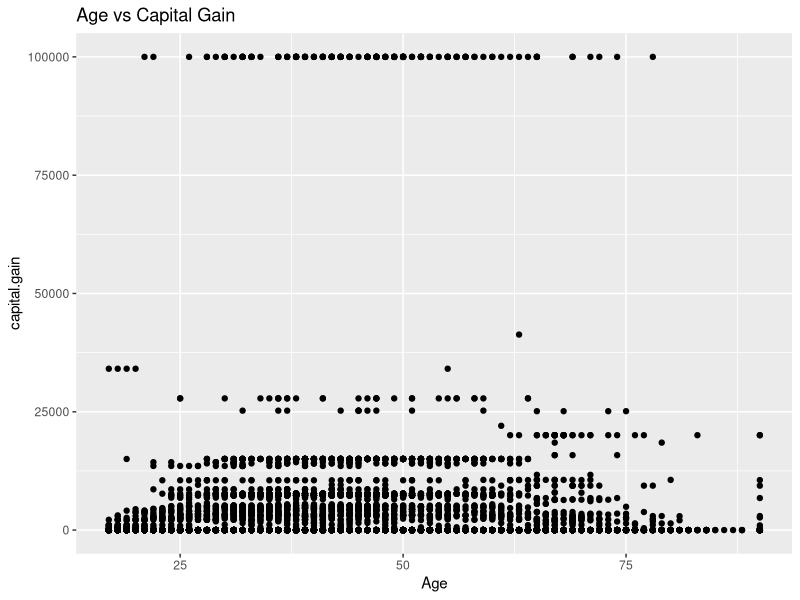
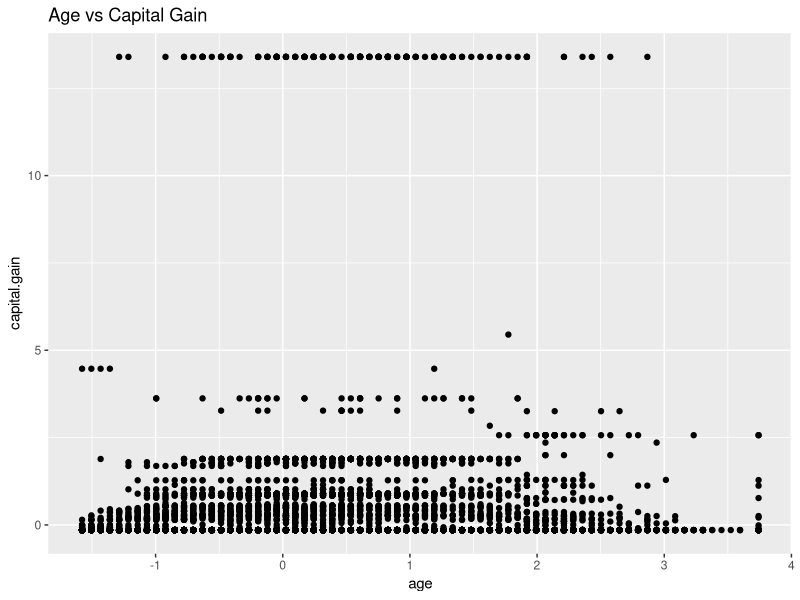
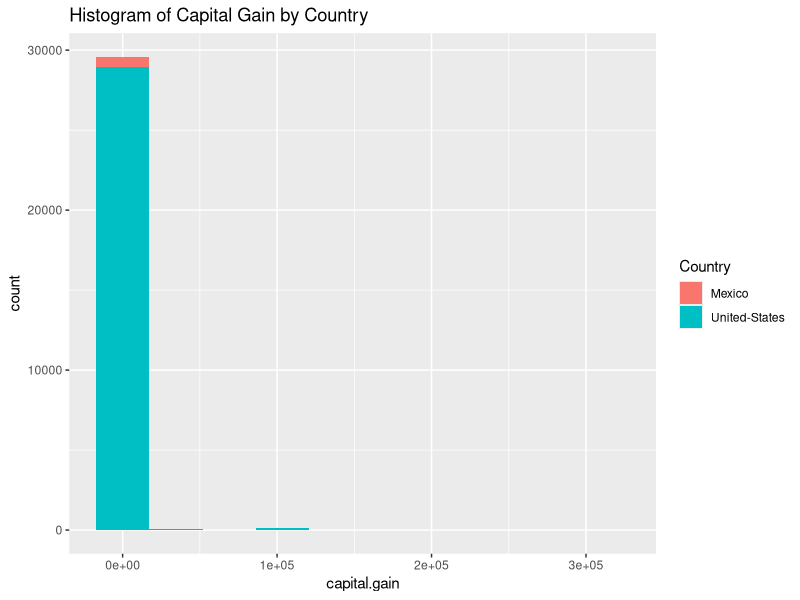
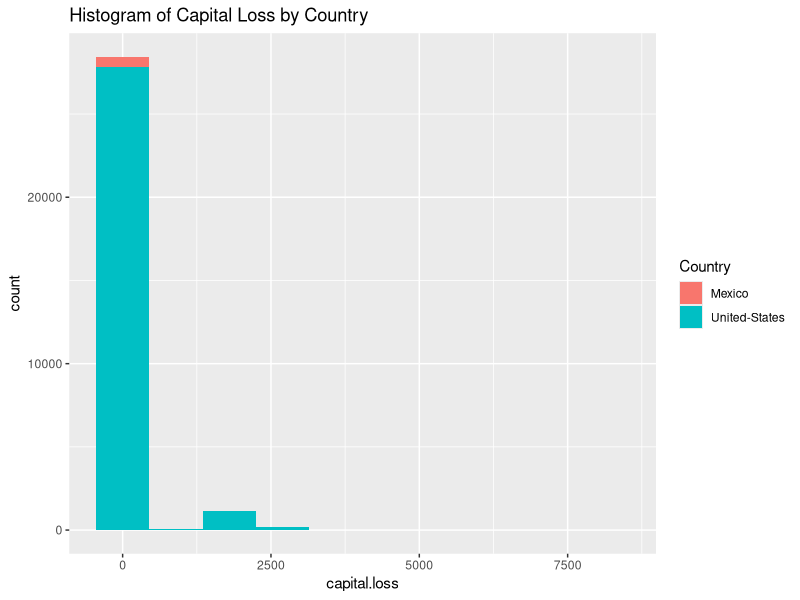
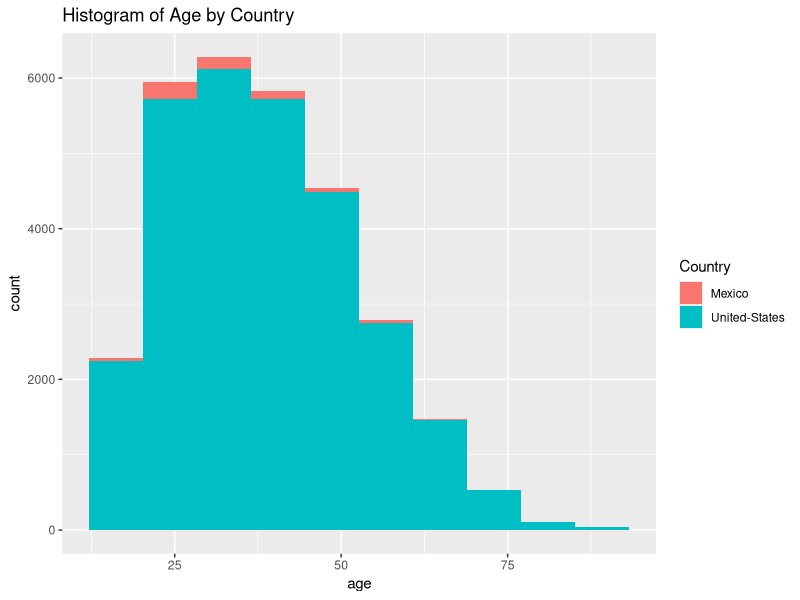

Write the R code that produced these figures, in order.
# Machine learning doesn't like numbers that aren't nice and normalized. Also, if it's not a number (e.g nominal or ordinal string values), it generally should be.

library(ggplot2)
library(dplyr)

# 1. Read the census data
census <- read.csv("census_us.csv")

# Let's look at the dataset roughly
head(census)

# Which attributes are numeric?
nums <- sapply(census, is.numeric)
num_atts <- names(nums[nums])

# Let's see the range of numeric attributes
apply(census[, num_atts], 2, range)

# Let's see the standard deviation of numeric attributes
apply(census[, num_atts], 2, sd)

# Visualize Age vs Capital Gain, with untransformed data
ggplot(census) + 
  geom_point(aes(x = age, y = capital.gain)) + 
  ggtitle("Age vs Capital Gain") + 
  xlab("Age")

# For now, let's just keep the attributes we are going to transform
num_census <- census[, num_atts]

# 2. Transform your data
# 2.1. Normalize your data
normalize <- function(x) {
  (x - min(x)) / (max(x) - min(x))
}
census.norm <- as.data.frame(apply(num_census, 2, normalize))

# Check the range of normalized data (should be between 0 and 1)
apply(census.norm, 2, range)

# 2.2. Some stats techniques like PCA require us standardize our data (i.e turn the data to be centered around 0, with a mean of 0 and a stdev of 1). We can do this with scale():
census.stand <- as.data.frame(scale(num_census))

# Take a look at your results
apply(census.stand, 2, mean)
apply(census.stand, 2, sd)

ggplot(census.stand) + 
  geom_point(aes(x = age, y = capital.gain)) + 
  ggtitle("Age vs Capital Gain")

# 3. Let's see when we look at adding another dataset
# 3.1. Dr. Michael has fooled us once again by fabricating the so-called country of "Spain" in the video. We'll just the census data from Mexico instead.
mexico <- read.csv("census_mexico.csv")

# To be able to combine them, we need to ensure that units are the same and distributions are similar
head(num_census)
head(mexico)

mexico$capital.gain <- mexico$peso.capital.gain * 3.11
mexico$capital.loss <- mexico$peso.capital.loss * 3.11 # Exchange rate on the year of collection (1994)
													 
# Let's keep the attributes that we need from each, concatenate them and study their distribution

num_census <- cbind(census[,num_atts], native.country=census$native.country)
num_mexico <- cbind(mexico[,num_atts], native.country=mexico$native.country)

united <- rbind(num_census, num_mexico)

# Let's plot a bar chart that counts values to see if our new dataset is proper. 
# There's a few values outside of the standard range, but it's mostly okay. This can be a judgement call, depending on the data.

ggplot() + 
  geom_histogram(data = united, bins = 10, aes(x = capital.gain, fill = native.country)) +
  scale_fill_discrete(name = "Country") +
  ggtitle("Histogram of Capital Gain by Country")
  
# Now with capital loss
ggplot() + 
  geom_histogram(data = united, bins = 10, aes(x = capital.loss, fill = native.country)) +
  scale_fill_discrete(name = "Country") +
  ggtitle("Histogram of Capital Loss by Country")
  
# Finally, let's take a look at ages. The distributions look about the same: a somewhat right-skewed bell curve.
ggplot() + 
  geom_histogram(data = united, bins = 10, aes(x = age, fill = native.country)) +
  scale_fill_discrete(name = "Country") +
  ggtitle("Histogram of Age by Country") 